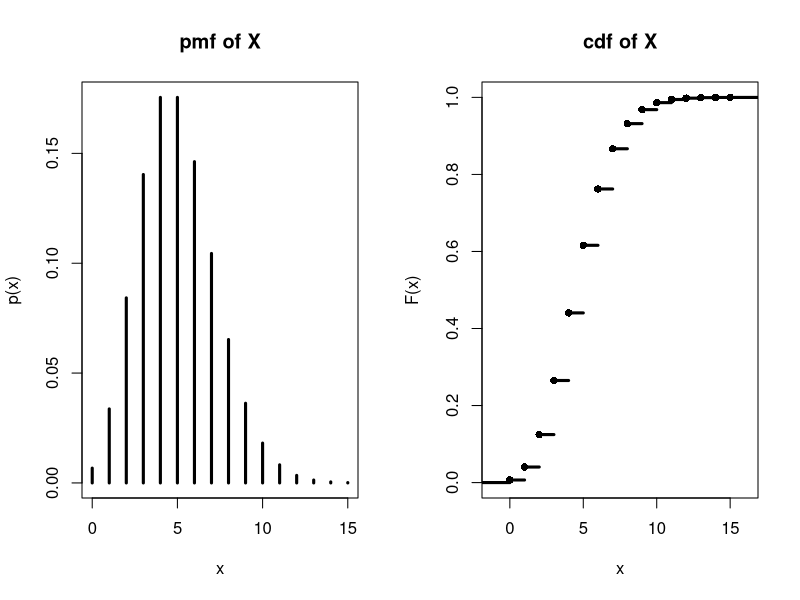

This chart was generated by the following R code:
calculatePoisson <- function(n,lambda, printPlots = FALSE) {
  
  n <- 15 # arbitrary maximum number of cars considered
  lambda <- 5
  x <- 0:n
  p_x <- dpois(x, lambda = lambda)
  F_x <- ppois(x, lambda = lambda)
  
  cdf <- stepfun(x, c(0, F_x))
  
  if(printPlots) {
    X <- data.frame(x, p_x, F_x)
    
    par(mfrow = c(1, 2))
    
    plot(x, p_x, lwd = 3, type = 'h', main = 'pmf of X', ylab = 'p(x)')
    
    
    plot.stepfun(cdf, verticals = FALSE, do.points = TRUE, 
                 pch = 16, lwd = 3,
                 main = 'cdf of X',
                 ylab = 'F(x)')
  }
  
  list(cdf = cdf,
       F_x = F_x,
       p_x = p_x)
}

calculatePoisson(100,5, TRUE)